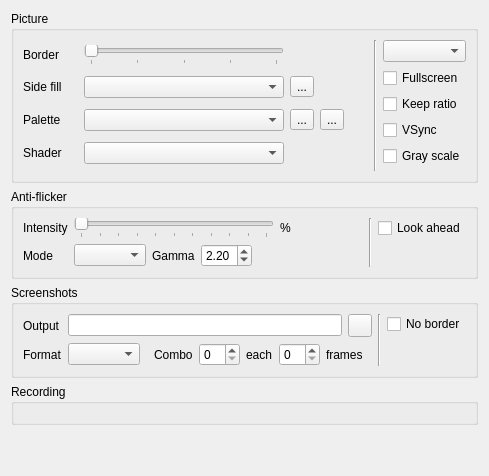
       <widget class="QWidget" name="tab2">
        <layout class="QHBoxLayout" name="horizontalLayout_27">
         <item>
          <layout class="QVBoxLayout" name="verticalLayout_24">
           <item>
            <widget class="xIconGroup" name="vidViewGBox">
             <property name="title">
              <string>Picture</string>
             </property>
             <layout class="QHBoxLayout" name="horizontalLayout_pic">
              <item>
               <layout class="QGridLayout" name="gridLayout_2" columnstretch="0,0,1" columnminimumwidth="55,0,0">
               <item row="0" column="0">
                <widget class="QLabel" name="label_3">
                 <property name="toolTip">
                  <string>How much border is shown around the screen</string>
                 </property>
                 <property name="text">
                  <string>Border</string>
                 </property>
                </widget>
               </item>
               <item row="0" column="1">
                <widget class="xSlider" name="bszsld">
                 <property name="minimumSize">
                  <size>
                   <width>200</width>
                   <height>0</height>
                  </size>
                 </property>
                 <property name="maximumSize">
                  <size>
                   <width>200</width>
                   <height>16777215</height>
                  </size>
                 </property>
                 <property name="minimumSize">
                  <size>
                   <width>200</width>
                   <height>0</height>
                  </size>
                 </property>
                 <property name="maximumSize">
                  <size>
                   <width>200</width>
                   <height>16777215</height>
                  </size>
                 </property>
                   <property name="toolTip">
                    <string>How much border is shown around the screen</string>
                   </property>
                   <property name="maximum">
                    <number>4</number>
                   </property>
                   <property name="pageStep">
                    <number>1</number>
                   </property>
                   <property name="orientation">
                    <enum>Qt::Horizontal</enum>
                   </property>
                   <property name="tickPosition">
                    <enum>QSlider::TicksBelow</enum>
                   </property>
                   <property name="tickInterval">
                    <number>1</number>
                   </property>
                </widget>
               </item>
               <item row="0" column="2">
                <widget class="QLabel" name="bszlab">
                 <property name="text">
                  <string/>
                 </property>
                </widget>
               </item>
               <item row="1" column="0">
                <widget class="QLabel" name="labSideFill">
                 <property name="text">
                  <string>Side fill</string>
                 </property>
                </widget>
               </item>
               <item row="1" column="1">
                <widget class="QComboBox" name="cbSideFill">
                 <property name="minimumSize">
                  <size>
                   <width>200</width>
                   <height>0</height>
                  </size>
                 </property>
                 <property name="maximumSize">
                  <size>
                   <width>200</width>
                   <height>16777215</height>
                  </size>
                 </property>
                 <property name="toolTip">
                  <string>What fills the room beside a fitted picture</string>
                 </property>
                </widget>
               </item>
               <item row="1" column="2">
                <widget class="QToolButton" name="tbSideFill">
                 <property name="toolTip">
                  <string>How soft and bright the side fill is</string>
                 </property>
                 <property name="text">
                  <string>...</string>
                 </property>
                 <property name="icon">
                  <iconset resource="../xpeccy.qrc">
                   <normaloff>:/images/settings.png</normaloff>:/images/settings.png</iconset>
                 </property>
                </widget>
               </item>
               <item row="2" column="0">
                <widget class="QLabel" name="labPalPreset">
                 <property name="text">
                  <string>Palette</string>
                 </property>
                </widget>
               </item>
               <item row="2" column="1">
                <widget class="QComboBox" name="cbPalPreset">
                 <property name="minimumSize">
                  <size>
                   <width>200</width>
                   <height>0</height>
                  </size>
                 </property>
                 <property name="maximumSize">
                  <size>
                   <width>200</width>
                   <height>16777215</height>
                  </size>
                 </property>
                 <property name="minimumSize">
                  <size>
                   <width>200</width>
                   <height>0</height>
                  </size>
                 </property>
                 <property name="maximumSize">
                  <size>
                   <width>200</width>
                   <height>16777215</height>
                  </size>
                 </property>
                 <property name="toolTip">
                  <string>Colors the picture is drawn with</string>
                 </property>
                </widget>
               </item>
               <item row="2" column="2">
                <layout class="QHBoxLayout" name="horizontalLayout_40">
                 <item>
                  <widget class="QToolButton" name="tbPalEdit">
                   <property name="toolTip">
                    <string>Edit the palette</string>
                   </property>
                   <property name="text">
                    <string>...</string>
                   </property>
                   <property name="icon">
                    <iconset resource="../xpeccy.qrc">
                     <normaloff>:/images/edit.png</normaloff>:/images/edit.png</iconset>
                   </property>
                  </widget>
                 </item>
                 <item>
                  <widget class="QToolButton" name="tbPalRestore">
                   <property name="toolTip">
                    <string>Drop your changes and take the palette as it ships</string>
                   </property>
                   <property name="text">
                    <string>...</string>
                   </property>
                   <property name="icon">
                    <iconset resource="../xpeccy.qrc">
                     <normaloff>:/images/refresh.png</normaloff>:/images/refresh.png</iconset>
                   </property>
                  </widget>
                 </item>
                 <item>
                  <spacer name="spacerPalBtn">
                   <property name="orientation">
                    <enum>Qt::Horizontal</enum>
                   </property>
                   <property name="sizeHint" stdset="0">
                    <size>
                     <width>0</width>
                     <height>0</height>
                    </size>
                   </property>
                  </spacer>
                 </item>
                </layout>
               </item>
               <item row="3" column="0">
                <widget class="QLabel" name="labShader">
                 <property name="text">
                  <string>Shader</string>
                 </property>
                </widget>
               </item>
               <item row="3" column="1">
                <widget class="QComboBox" name="cbShader">
                 <property name="minimumSize">
                  <size>
                   <width>200</width>
                   <height>0</height>
                  </size>
                 </property>
                 <property name="maximumSize">
                  <size>
                   <width>200</width>
                   <height>16777215</height>
                  </size>
                 </property>
                 <property name="minimumSize">
                  <size>
                   <width>200</width>
                   <height>0</height>
                  </size>
                 </property>
                 <property name="maximumSize">
                  <size>
                   <width>200</width>
                   <height>16777215</height>
                  </size>
                 </property>
                 <property name="toolTip">
                  <string>Post-processing shader</string>
                 </property>
                </widget>
               </item>
               </layout>
              </item>
              <item>
               <spacer name="horizontalSpacer_pic">
                <property name="orientation">
                 <enum>Qt::Horizontal</enum>
                </property>
                <property name="sizeHint" stdset="0">
                 <size>
                  <width>24</width>
                  <height>20</height>
                 </size>
                </property>
               </spacer>
              </item>
              <item>
               <widget class="QWidget" name="picRight" native="true">
                <layout class="QHBoxLayout" name="picRightLayout">
                 <property name="leftMargin"><number>0</number></property>
                 <property name="topMargin"><number>0</number></property>
                 <property name="rightMargin"><number>0</number></property>
                 <property name="bottomMargin"><number>0</number></property>
                 <item>
                  <widget class="Line" name="picLine">
                   <property name="orientation">
                    <enum>Qt::Vertical</enum>
                   </property>
                  </widget>
                 </item>
                 <item>
                   <layout class="QVBoxLayout" name="verticalLayout_23">
                    <property name="leftMargin">
                     <number>0</number>
                    </property>
                    <property name="topMargin">
                     <number>0</number>
                    </property>
                    <property name="rightMargin">
                     <number>0</number>
                    </property>
                    <property name="bottomMargin">
                     <number>0</number>
                    </property>
                    <item>
                     <widget class="QComboBox" name="cbScale">
                      <property name="toolTip">
                       <string>Window size: screen pixels per emulated pixel.
Integer scaling, so every pixel is the same size</string>
                      </property>
                     </widget>
                    </item>
                    <item>
                     <widget class="QCheckBox" name="cbFullscreen">
                      <property name="text">
                       <string>Fullscreen</string>
                      </property>
                     </widget>
                    </item>
                    <item>
                     <widget class="QCheckBox" name="cbKeepRatio">
                      <property name="toolTip">
                       <string>Fullscreen, or a maximized or resized window: keep the shape, do not stretch</string>
                      </property>
                      <property name="text">
                       <string>Keep ratio</string>
                      </property>
                     </widget>
                    </item>
                    <item>
                     <widget class="QCheckBox" name="cbVSync">
                      <property name="toolTip">
                       <string>No tearing; a machine near the screen's rate runs at it</string>
                      </property>
                      <property name="text">
                       <string>VSync</string>
                      </property>
                     </widget>
                    </item>
                    <item>
                     <widget class="QCheckBox" name="grayscale">
                      <property name="toolTip">
                       <string>Draw the picture in shades of gray</string>
                      </property>
                      <property name="text">
                       <string>Gray scale</string>
                      </property>
                     </widget>
                    </item>
                    <item>
                     <spacer name="verticalSpacer_pic">
                      <property name="orientation">
                       <enum>Qt::Vertical</enum>
                      </property>
                      <property name="sizeHint" stdset="0">
                       <size>
                        <width>20</width>
                        <height>5</height>
                       </size>
                      </property>
                     </spacer>
                    </item>
                   </layout>
                 </item>
                </layout>
               </widget>
              </item>
             </layout>
            </widget>
           </item>
           <item>
            <widget class="xIconGroup" name="antiflickerGBox">
             <property name="title">
              <string>Anti-flicker</string>
             </property>
             <layout class="QHBoxLayout" name="afLayout">
              <item>
               <layout class="QGridLayout" name="antiFlickerGridLayout" columnstretch="0,0,1">
                <item row="0" column="0">
                 <widget class="QLabel" name="label_12">
                  <property name="toolTip">
                   <string>How much of the frames before is left in the picture</string>
                  </property>
                  <property name="text">
                   <string>Intensity</string>
                  </property>
                 </widget>
                </item>
                <item row="0" column="1">
                 <widget class="xSlider" name="sldNoflic">
                  <property name="minimumSize">
                   <size>
                    <width>200</width>
                    <height>0</height>
                   </size>
                  </property>
                  <property name="maximumSize">
                   <size>
                    <width>200</width>
                    <height>16777215</height>
                   </size>
                  </property>
                  <property name="toolTip">
                   <string>How much of the frames before is left in the picture</string>
                  </property>
                  <property name="maximum">
                   <number>50</number>
                  </property>
                  <property name="orientation">
                   <enum>Qt::Horizontal</enum>
                  </property>
                  <property name="tickPosition">
                   <enum>QSlider::TicksBelow</enum>
                  </property>
                  <property name="tickInterval">
                   <number>5</number>
                  </property>
                 </widget>
                </item>
                <item row="0" column="2">
                 <widget class="QLabel" name="labNoflic">
                  <property name="text">
                   <string>%</string>
                  </property>
                 </widget>
                </item>
                <item row="1" column="0">
                 <widget class="QLabel" name="antiflickerModeLabel">
                  <property name="toolTip">
                   <string>Blending method:
2-frames (Gigascreen)
3-frames (3Color)</string>
                  </property>
                  <property name="text">
                   <string>Mode</string>
                  </property>
                 </widget>
                </item>
                <item row="1" column="1" colspan="2">
                 <layout class="QHBoxLayout" name="afModeLayout">
                  <item>
                   <widget class="QComboBox" name="cbNoflicMode">
                    <property name="toolTip">
                     <string>Blending method:
2-frames (Gigascreen)
3-frames (3Color)</string>
                    </property>
                   </widget>
                  </item>
                  <item>
                   <widget class="QLabel" name="antiflickerGammaLabel">
                    <property name="toolTip">
                     <string>Gamma the frames are blended with. Typical: 1.8-2.4
(2.2 is close to a CRT, 1.0 blends linearly)</string>
                    </property>
                    <property name="text">
                     <string>Gamma</string>
                    </property>
                   </widget>
                  </item>
                  <item>
                   <widget class="QDoubleSpinBox" name="sbNoflicGamma">
                    <property name="toolTip">
                     <string>Gamma the frames are blended with. Typical: 1.8-2.4
(2.2 is close to a CRT, 1.0 blends linearly)</string>
                    </property>
                    <property name="decimals">
                     <number>2</number>
                    </property>
                    <property name="minimum">
                     <double>1.000000000000000</double>
                    </property>
                    <property name="maximum">
                     <double>3.000000000000000</double>
                    </property>
                    <property name="singleStep">
                     <double>0.100000000000000</double>
                    </property>
                    <property name="value">
                     <double>2.200000000000000</double>
                    </property>
                   </widget>
                  </item>
                  <item>
                   <spacer name="afModeSpacer">
                    <property name="orientation">
                     <enum>Qt::Horizontal</enum>
                    </property>
                    <property name="sizeHint" stdset="0">
                     <size>
                      <width>0</width>
                      <height>0</height>
                     </size>
                    </property>
                   </spacer>
                  </item>
                 </layout>
                </item>
               </layout>
              </item>
              <item>
               <spacer name="afSpacer">
                <property name="orientation">
                 <enum>Qt::Horizontal</enum>
                </property>
                <property name="sizeHint" stdset="0">
                 <size>
                  <width>24</width>
                  <height>0</height>
                 </size>
                </property>
               </spacer>
              </item>
              <item>
               <widget class="QWidget" name="afRight" native="true">
                <layout class="QHBoxLayout" name="afRightLayout">
                 <property name="leftMargin"><number>0</number></property>
                 <property name="topMargin"><number>0</number></property>
                 <property name="rightMargin"><number>0</number></property>
                 <property name="bottomMargin"><number>0</number></property>
                 <item>
                  <widget class="Line" name="afLine">
                   <property name="orientation">
                    <enum>Qt::Vertical</enum>
                   </property>
                  </widget>
                 </item>
                 <item>
                  <layout class="QVBoxLayout" name="afColumn">
                   <item>
                    <widget class="QCheckBox" name="cbNoflicAhead">
                     <property name="toolTip">
                      <string>Adaptive modes: frames run ahead to catch a flicker as it starts</string>
                     </property>
                     <property name="text">
                      <string>Look ahead</string>
                     </property>
                    </widget>
                   </item>
                   <item>
                    <spacer name="afColSpacer">
                     <property name="orientation">
                      <enum>Qt::Vertical</enum>
                     </property>
                     <property name="sizeHint" stdset="0">
                      <size>
                       <width>0</width>
                       <height>0</height>
                      </size>
                     </property>
                    </spacer>
                   </item>
                  </layout>
                 </item>
                </layout>
               </widget>
              </item>
             </layout>
            </widget>
           </item>
           <item>
            <widget class="xIconGroup" name="groupBox">
             <property name="title">
              <string>Screenshots</string>
             </property>
             <layout class="QHBoxLayout" name="horizontalLayout_22">
              <item>
               <layout class="QGridLayout" name="gridLayout_3" columnstretch="0,1">
                <item row="0" column="0">
                 <widget class="QLabel" name="label_13">
                  <property name="text">
                   <string>Output</string>
                  </property>
                 </widget>
                </item>
                <item row="0" column="1">
                 <layout class="QHBoxLayout" name="horizontalLayout_24">
                  <item>
                   <widget class="QLineEdit" name="pathle">
                    <property name="toolTip">
                     <string>Folder screenshots are saved in</string>
                    </property>
                    <property name="readOnly">
                     <bool>true</bool>
                    </property>
                   </widget>
                  </item>
                  <item>
                   <widget class="QToolButton" name="pathtb">
                    <property name="toolTip">
                     <string>Pick the folder</string>
                    </property>
                    <property name="icon">
                     <iconset resource="../xpeccy.qrc">
                      <normaloff>:/images/fileopen.png</normaloff>:/images/fileopen.png</iconset>
                    </property>
                   </widget>
                  </item>
                 </layout>
                </item>
                <item row="1" column="0">
                 <widget class="QLabel" name="label_5">
                  <property name="text">
                   <string>Format</string>
                  </property>
                 </widget>
                </item>
                <item row="1" column="1">
                 <layout class="QHBoxLayout" name="horizontalLayout_3">
                  <item>
                   <widget class="QComboBox" name="ssfbox">
                    <property name="toolTip">
                     <string>File format screenshots are saved in</string>
                    </property>
                   </widget>
                  </item>
                  <item>
                   <spacer name="ssFmtSpacer">
                    <property name="orientation">
                     <enum>Qt::Horizontal</enum>
                    </property>
                    <property name="sizeType">
                     <enum>QSizePolicy::Fixed</enum>
                    </property>
                    <property name="sizeHint" stdset="0">
                     <size>
                      <width>8</width>
                      <height>0</height>
                     </size>
                    </property>
                   </spacer>
                  </item>
                  <item>
                   <widget class="QLabel" name="label_7">
                    <property name="text">
                     <string>Combo</string>
                    </property>
                   </widget>
                  </item>
                  <item>
                   <widget class="QSpinBox" name="scntbox">
                    <property name="toolTip">
                     <string>How many screenshots one key press takes</string>
                    </property>
                   </widget>
                  </item>
                  <item>
                   <widget class="QLabel" name="label_6">
                    <property name="text">
                     <string>each</string>
                    </property>
                   </widget>
                  </item>
                  <item>
                   <widget class="QSpinBox" name="sintbox">
                    <property name="toolTip">
                     <string>Frames between the screenshots of a combo</string>
                    </property>
                   </widget>
                  </item>
                  <item>
                   <widget class="QLabel" name="label_34">
                    <property name="text">
                     <string>frames</string>
                    </property>
                   </widget>
                  </item>
                  <item>
                   <spacer name="horizontalSpacer_5">
                    <property name="orientation">
                     <enum>Qt::Horizontal</enum>
                    </property>
                    <property name="sizeHint" stdset="0">
                     <size>
                      <width>0</width>
                      <height>0</height>
                     </size>
                    </property>
                   </spacer>
                  </item>
                 </layout>
                </item>
               </layout>
              </item>
              <item>
               <widget class="QWidget" name="ssRight" native="true">
                <layout class="QHBoxLayout" name="ssRightLayout">
                 <property name="leftMargin"><number>0</number></property>
                 <property name="topMargin"><number>0</number></property>
                 <property name="rightMargin"><number>0</number></property>
                 <property name="bottomMargin"><number>0</number></property>
                 <item>
                  <widget class="Line" name="ssLine">
                   <property name="orientation">
                    <enum>Qt::Vertical</enum>
                   </property>
                  </widget>
                 </item>
                 <item>
                  <layout class="QVBoxLayout" name="ssColumn">
                   <item>
                    <widget class="QCheckBox" name="ssNoBord">
                     <property name="toolTip">
                      <string>Screen only, without the border</string>
                     </property>
                     <property name="text">
                      <string>No border</string>
                     </property>
                    </widget>
                   </item>
                   <item>
                    <spacer name="ssColSpacer">
                     <property name="orientation">
                      <enum>Qt::Vertical</enum>
                     </property>
                     <property name="sizeHint" stdset="0">
                      <size>
                       <width>0</width>
                       <height>0</height>
                      </size>
                     </property>
                    </spacer>
                   </item>
                  </layout>
                 </item>
                </layout>
               </widget>
              </item>
             </layout>
            </widget>
           </item>
           <item>
            <widget class="xIconGroup" name="gbRecording">
             <property name="title">
              <string>Recording</string>
             </property>
             <layout class="QVBoxLayout" name="verticalLayout_rec">
             </layout>
            </widget>
           </item>
           <item>
            <spacer name="verticalSpacer_11">
             <property name="orientation">
              <enum>Qt::Vertical</enum>
             </property>
             <property name="sizeHint" stdset="0">
              <size>
               <width>20</width>
               <height>40</height>
              </size>
             </property>
            </spacer>
           </item>
          </layout>
         </item>
        </layout>
       </widget>
